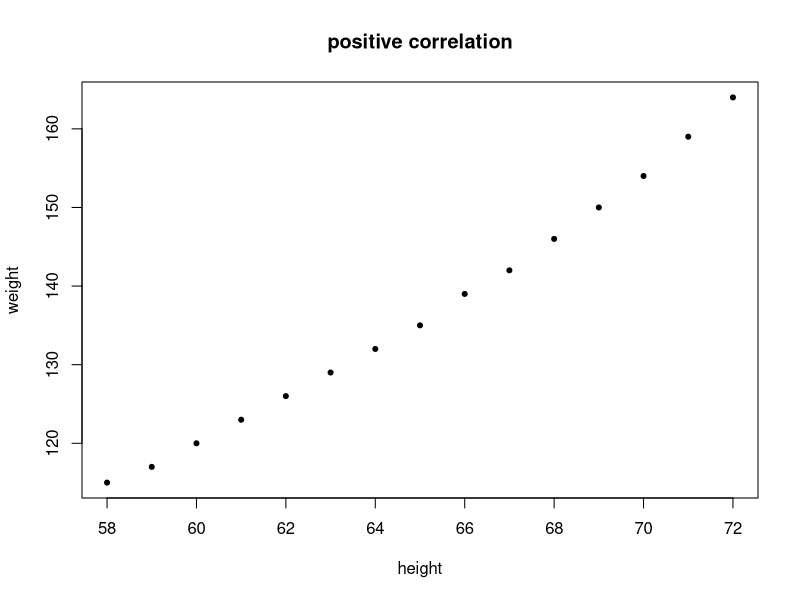
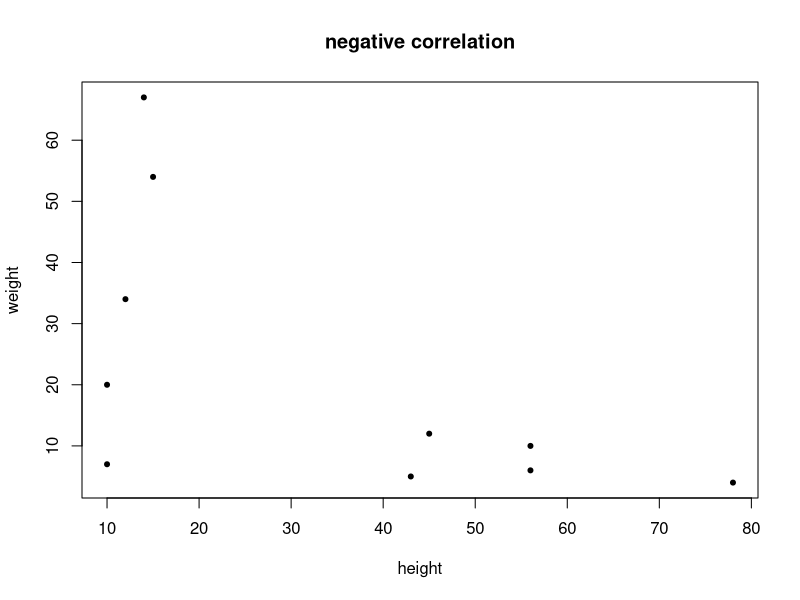

Write R code to recreate these figures, in order.
head(women)

x <- women$height
y <- women$weight

plot(x, y, xlab = "height", ylab = "weight", main = "positive correlation", pch = 20)
cor(x, y)

# Custom data with expected negative correlation
x <- c(10, 12, 15, 14, 45, 56, 78, 43, 56, 10)
y <- c(20, 34, 54, 67, 12, 10, 4, 5, 6, 7)

plot(x, y, xlab = "height", ylab = "weight", main = "negative correlation", pch = 20)
cor(x, y)

